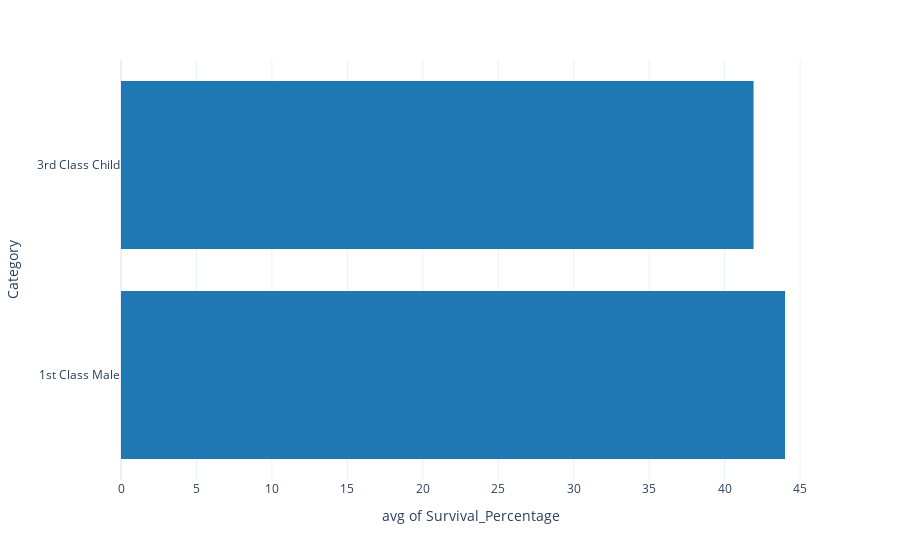

The notebook cell saved with this chart:
### Code cell
import streamlit as st

from apputil import *

st.write(
'''
# Did men in the first class have a higher survival rate than children in the third class?

'''
)
# Generate and display the figure
fig1 = visualize_demographic()
st.plotly_chart(fig1, use_container_width=True)

### Figure 1 — Plotly figure (JSON) as saved in the notebook; plotly's stock layout.template omitted (floating-point values rounded to 4 significant figures)
{"data": [{"bingroup": "y", "histfunc": "avg", "hovertemplate": "avg of Survival_Percentage=%{x}<br>Category=%{y}<extra></extra>", "legendgroup": "", "marker": {"color": "#1F77B4", "pattern": {"shape": ""}}, "name": "", "orientation": "h", "showlegend": false, "type": "histogram", "x": [100.0, 25.0, 42.68, 8.33, 47.83, 36.0], "xaxis": "x", "y": ["1st Class Male", "1st Class Male", "1st Class Male", "1st Class Male", "3rd Class Child", "3rd Class Child"], "yaxis": "y"}], "layout": {"barmode": "relative", "legend": {"tracegroupgap": 0}, "margin": {"t": 60}, "xaxis": {"anchor": "y", "domain": [0, 1], "title": {"text": "avg of Survival_Percentage"}}, "yaxis": {"anchor": "x", "domain": [0, 1], "title": {"text": "Category"}}}}
